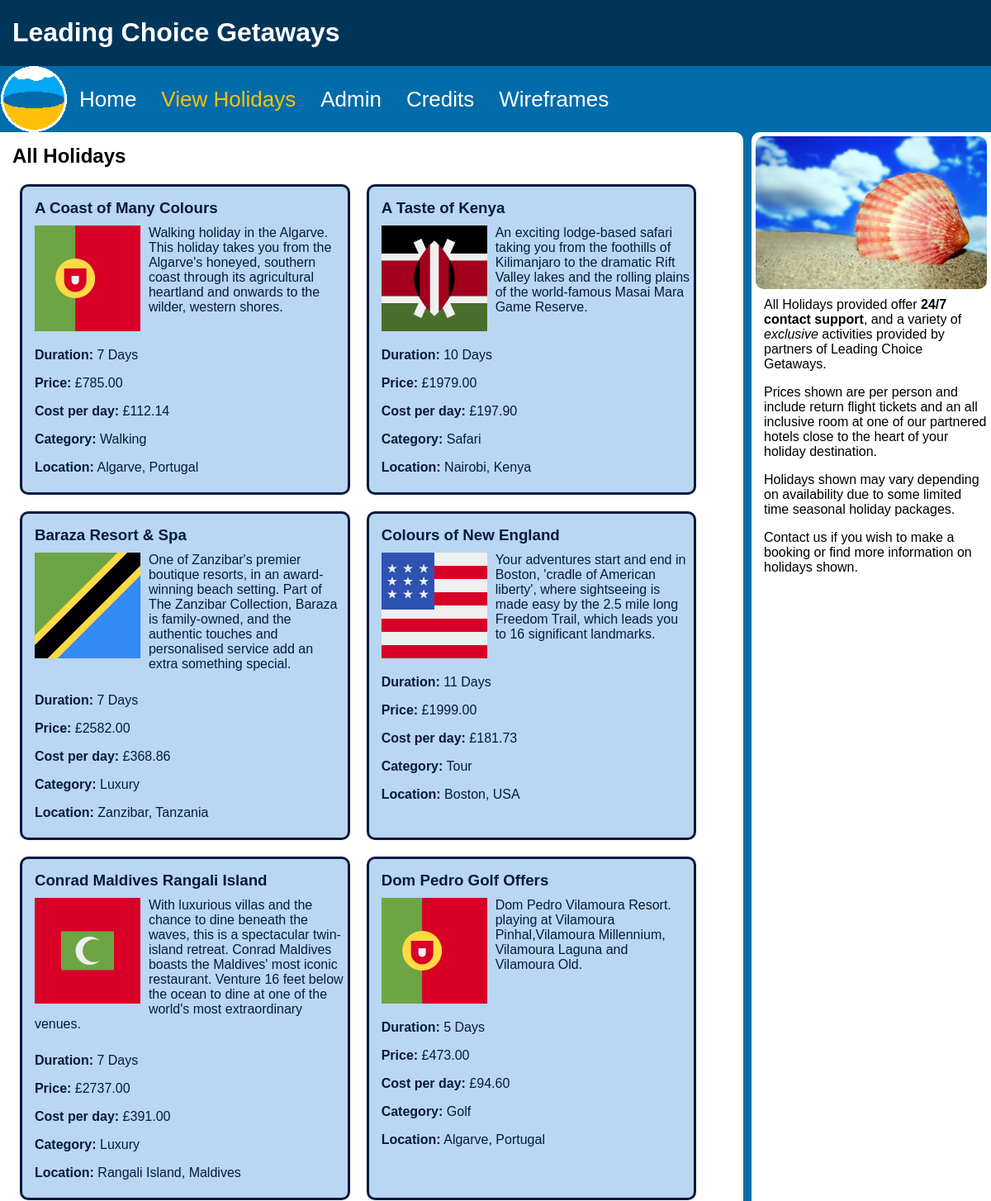
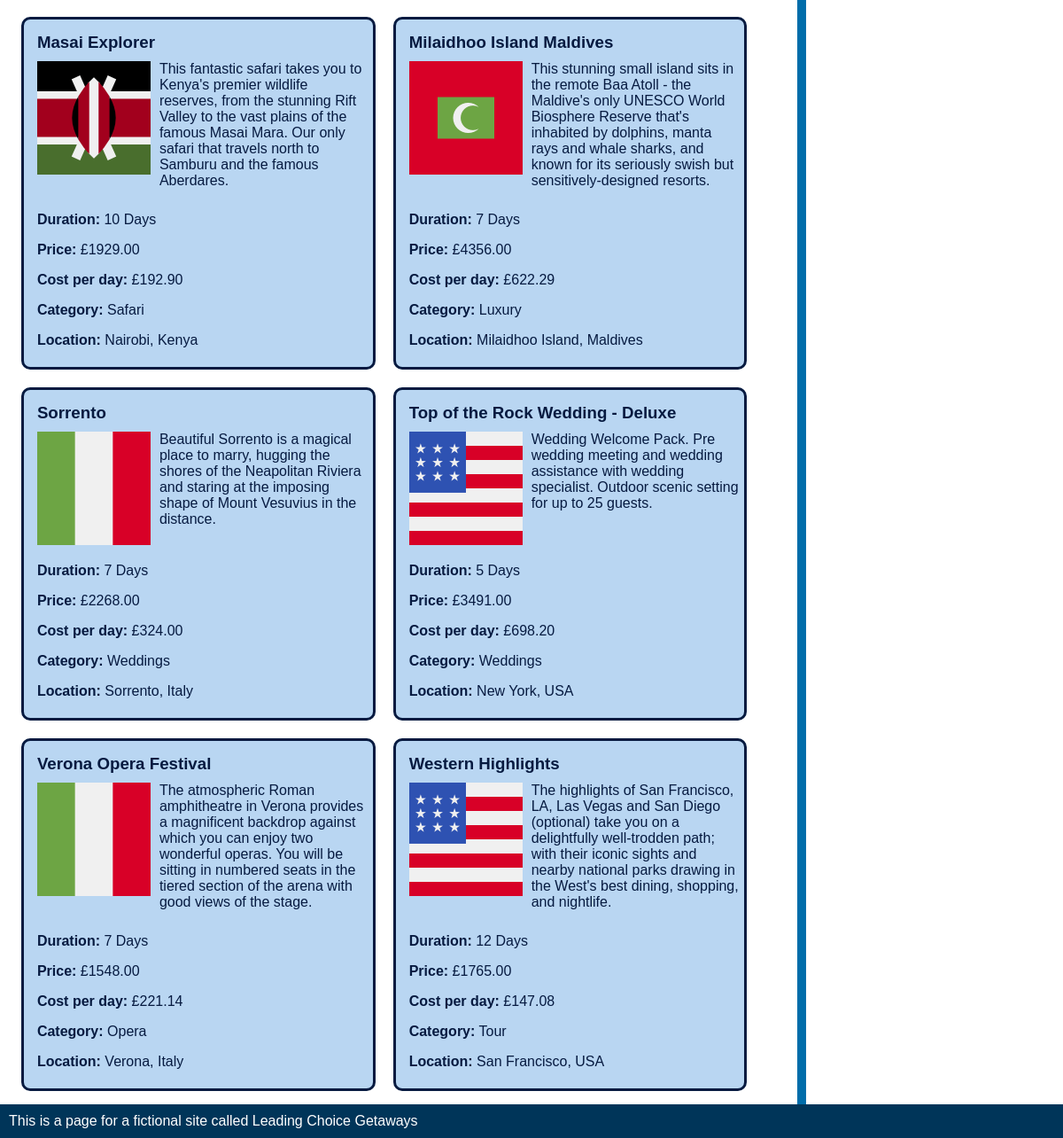
The page /holidays.php on the database its author committed (2 pictures, top to bottom).
### tables this page shows
CREATE TABLE IF NOT EXISTS `LCG_holidays` (
  `holidayID` int(10) NOT NULL auto_increment,
  `holidayTitle` varchar(256) NOT NULL,
  `holidayDescription` varchar(256) default NULL,
  `holidayDuration` decimal(2) default NULL,
  `locationID` varchar(6) default NULL,
  `catID` varchar(6) default NULL,
  `holidayPrice` decimal(6,2) default NULL,
  PRIMARY KEY  (`holidayID`)
);

CREATE TABLE IF NOT EXISTS `LCG_location` (
  `locationID` varchar(6) NOT NULL default '',
  `locationName` varchar(40) default NULL,
  `country` varchar(40) default NULL,
  PRIMARY KEY (`locationID`)
);

CREATE TABLE IF NOT EXISTS `LCG_category` (
  `catID` varchar(6) NOT NULL default '',
  `catDesc` varchar(30) default NULL,
  PRIMARY KEY  (`catID`)
);

### holidays.php (the view, shortened to what this page needs)
<!doctype html>
<html lang="en">
    <head>
        <link href="style.css" rel="stylesheet">
    </head>
    <body>
        <div class = "gridContainer">
            <header>
                <h1><a id="ham_menu">&#9776;</a> Leading Choice Getaways</h1>
            </header>
            <nav>
                <ul id="main-nav">
                <li><a class="navbar-image" href="index.php"><img id="navIcon" src="Images/Logo.png" alt="Leading Choice Getaways logo, a circle representing an abstract beach view of the horizon."></a></li>
                <li><a href="index.php" accesskey="h">Home</a></li>
                <li><a class = "active" href="holidays.php" accesskey="v">View Holidays</a></li>
                <li><a href="admin.php" accesskey="a">Admin</a></li>
                <li><a href="credits.html" accesskey="c">Credits</a></li>
                <li><a href="wireframes.pdf" accesskey="w">Wireframes</a></li>
                </ul>
            </nav>
            <main>
                    <section class="NoBottomMargin topSection">
                    <h2>All Holidays</h2>
                        <div class="flexParent">
                        <?php
                            include 'database_conn.php';
                            $sql = "SELECT holidayTitle, holidayDescription, holidayDuration, holidayPrice, catDesc, locationName, country FROM LCG_holidays\n"
                            . "JOIN LCG_category on LCG_holidays.catID = LCG_category.catID\n"
                            . "JOIN LCG_location on LCG_holidays.locationID = LCG_location.locationID\n"
                            . "ORDER BY holidayTitle ASC";
                            $queryResult = $dbConn->query($sql);
                            if($queryResult === false) {
                                echo "<p>Query failed: ".$dbConn->error."</p>\n</div>\n</section>\n</main>\n</body>\n</html>";
                                exit;
                            }
                            else {
                                while($rowObj = $queryResult->fetch_object()){
                                $costPerDay = number_format((($rowObj->holidayPrice)/($rowObj->holidayDuration)), 2);
                                echo "<section class='holiday flexChild'>\n
                                      <h3 class='holidayTitle'>{$rowObj->holidayTitle}</h3>\n
                                      <div class='imgAndDesc'>\n
                                      <img class='leftFloatingImage' src=Images/flags/{$rowObj->country}.png alt='An icon of the {$rowObj->country} flag.'>\n
                                      <p class='holidayDescription'>{$rowObj->holidayDescription}</p>\n
                                      </div>\n
                                      <p class='holidayDuration'><b>Duration:</b> {$rowObj->holidayDuration} Days</p>\n
                                      <p class='holidayPrice'><b>Price:</b> £{$rowObj->holidayPrice}</p>\n
                                      <p class='costPerDay'><b>Cost per day:</b> £{$costPerDay}</p>\n
                                      <p class='catDesc'><b>Category:</b> {$rowObj->catDesc}</p>\n
                                      <p class='locationName'><b>Location:</b> {$rowObj->locationName}, {$rowObj->country}</p>\n
                                      </section>\n";
                                }
                            }
                        ?>
                        </div>
                </section>
            </main>
            <aside>
                <img class="blockImg" src="Images/LargeImages/seaShell.jpg" alt="Image of a sea shell propped on a sand mount under a blue clouded sky.">
                <p>All Holidays provided offer <strong>24/7 contact support</strong>, and a variety of <em>exclusive</em> activities provided by partners of Leading Choice Getaways.</p>
                <p>Prices shown are per person and include return flight tickets and an all inclusive room at one of our partnered hotels close to the heart of your holiday destination.</p>
                <p>Holidays shown may vary depending on availability due to some limited time seasonal holiday packages.</p>
                <p>Contact us if you wish to make a booking or find more information on holidays shown.</p>
            </aside>
            <footer>
                <p>This is a page for a fictional site called Leading Choice Getaways</p>
            </footer>
        </div>
    </body>
</html>

### style.css (style rules this page uses)
html { background-color: #003559; }
header, footer { background-color: #003559; color: #FFFFFF; }
body, nav { background-color: #006daa; }
body { color: #000000; }
nav ul li a { background: #061A40; color: #FFFFFF; }
section, aside { background-color: #FFFFFF; }
.flexChild, fieldset, legend { border-color: #061A40; background-color: #B9D6F2; color: #061A40; }
header { display: inline-block; text-align: left; width:100%; }
h1 { padding-left: 5px; }
nav ul { list-style-type: none; margin: 0; padding: 0; display: none; }
nav ul li a { display: block; padding: 3px; text-decoration: none; border-style: solid; }
.navbar-image { display: none; }
body { font-family: sans-serif; margin: 0px; }
section { margin: 10px 0px; }
aside { margin-top: 10px; margin-bottom: 0px; }
section, aside { padding: 5px; }
section p, aside p { margin-left: 10px; margin-top: 10px; }
h2, h3 { margin: 10px; }
img { display: inline; margin: 10px; }
footer { padding: 10px; }
footer p { margin: 0px; }
section img { float: left; }
.flexParent { display: flex; flex-direction: column; margin-top: 0px; }
.flexChild { border-style: solid; border-radius: 10px; }
.navbar-image img { margin: 0px; }
.blockImg { height: auto; width: 100%; float: none; display: block; margin: 0px; border-radius: 10px; }
.leftFloatingImage { height: 128px; width: 128px; margin-top: 0px; }
.topSection { margin-top: 0px; }
.holidayDescription { margin-top: 0px; }
.imgAndDesc { overflow:hidden; }
@media screen and (min-width: 768px) { .gridContainer { display: grid; grid-template-rows: auto; grid-template-columns: 75% 25%; grid-template-areas: "header header" "nav nav" "main aside" "footer footer"; } }
@media screen and (min-width: 768px) { header { padding-left: 10px; grid-area: header; width: auto; } }
@media screen and (min-width: 768px) { nav { grid-area: nav; } }
@media screen and (min-width: 768px) { body { margin: 0%; } }
@media screen and (min-width: 768px) { main { grid-area: main; } }
@media screen and (min-width: 768px) { aside { grid-area: aside; padding: 5px; margin: 0px 0px 0px 10px; border-top-left-radius: 10px; } }
@media screen and (min-width: 768px) { footer { grid-area: footer; } }
@media screen and (min-width: 768px) { section { margin-left: 0px; margin-right: 0px; margin-top: auto; border-top-right-radius: 10px; border-bottom-right-radius: 10px; } }
@media screen and (min-width: 768px) { .flexParent { display: flex; flex-direction: row; flex-wrap: wrap; padding: 0px 1%; margin-top: 0px; } }
@media screen and (min-width: 768px) { .flexChild { flex: 1 0 30%; margin: 10px; } }
@media screen and (min-width: 768px) { .NoBottomMargin { margin-bottom: 0; border-bottom-right-radius: 0px; } }
@media screen and (min-width: 768px) { section.holiday.flexChild { max-width: 44%; } }
@media screen and (min-width: 768px) { nav ul { height: 80px; margin: 0px; display: flex; flex-direction: row; background-color: #006daa; } }
@media screen and (min-width: 768px) { nav ul li { margin: 0px; display: inline; height: auto; float: left; } }
@media screen and (min-width: 768px) { nav ul li a { color: #FFFFFF; text-align: center; margin: 0px; padding: 25px 15px; font-size: 26px; background: none; height:inherit; border-style: none; } }
@media screen and (min-width: 768px) { nav ul li a:hover, .active { color: #FFC107; } }
@media screen and (min-width: 768px) { .navbar-image { display: block; height:81px; width: 81px; padding: 0px; } }
@media screen and (min-width: 768px) { #navIcon { height: 80px; } }
@media screen and (min-width: 1000px) { section { margin-right: 0px; margin-top: 0px; margin-bottom: 10px; } }

### rows shown on the page
lcg_holidays: holidayTitle "A Coast of Many Colours", locationID.country (picture), holidayDescription "Walking holiday in the Algarve. This holiday takes you from the Algarve's honeyed, southern coast through its agricultural heartland and onwards to the wilder, western shores.", holidayDuration "7", holidayPrice "785.00", costPerDay "112.14", catID.catDesc "Walking", locationID.locationName "Algarve", locationID.country "Portugal"
lcg_holidays: holidayTitle "A Taste of Kenya", locationID.country (picture), holidayDescription "An exciting lodge-based safari taking you from the foothills of Kilimanjaro to the dramatic Rift Valley lakes and the rolling plains of the world-famous Masai Mara Game Reserve.", holidayDuration "10", holidayPrice "1979.00", costPerDay "197.90", catID.catDesc "Safari", locationID.locationName "Nairobi", locationID.country "Kenya"
lcg_holidays: holidayTitle "Baraza Resort & Spa", locationID.country (picture), holidayDescription "One of Zanzibar's premier boutique resorts, in an award-winning beach setting. Part of The Zanzibar Collection, Baraza is family-owned, and the authentic touches and personalised service add an extra something special.", holidayDuration "7", holidayPrice "2582.00", costPerDay "368.86", catID.catDesc "Luxury", locationID.locationName "Zanzibar", locationID.country "Tanzania"
lcg_holidays: holidayTitle "Colours of New England", holidayDescription "Your adventures start and end in Boston, 'cradle of American liberty', where sightseeing is made easy by the 2.5 mile long Freedom Trail, which leads you to 16 significant landmarks.", holidayDuration "11", holidayPrice "1999.00", costPerDay "181.73", catID.catDesc "Tour", locationID.locationName "Boston", locationID.country "USA"
lcg_holidays: holidayTitle "Conrad Maldives Rangali Island", locationID.country (picture), holidayDescription "With luxurious villas and the chance to dine beneath the waves, this is a spectacular twin-island retreat. Conrad Maldives boasts the Maldives' most iconic restaurant. Venture 16 feet below the ocean to dine at one of the world's most extraordinary venues.", holidayDuration "7", holidayPrice "2737.00", costPerDay "391.00", catID.catDesc "Luxury", locationID.locationName "Rangali Island", locationID.country "Maldives"
lcg_holidays: holidayTitle "Dom Pedro Golf Offers", locationID.country (picture), holidayDescription "Dom Pedro Vilamoura Resort. playing at Vilamoura Pinhal,Vilamoura Millennium, Vilamoura Laguna and Vilamoura Old.", holidayDuration "5", holidayPrice "473.00", costPerDay "94.60", catID.catDesc "Golf", locationID.locationName "Algarve", locationID.country "Portugal"
lcg_holidays: holidayTitle "Masai Explorer", locationID.country (picture), holidayDescription "This fantastic safari takes you to Kenya's premier wildlife reserves, from the stunning Rift Valley to the vast plains of the famous Masai Mara. Our only safari that travels north to Samburu and the famous Aberdares.", holidayDuration "10", holidayPrice "1929.00", costPerDay "192.90", catID.catDesc "Safari", locationID.locationName "Nairobi", locationID.country "Kenya"
lcg_holidays: holidayTitle "Milaidhoo Island Maldives", locationID.country (picture), holidayDescription "This stunning small island sits in the remote Baa Atoll - the Maldive's only UNESCO World Biosphere Reserve that's inhabited by dolphins, manta rays and whale sharks, and known for its seriously swish but sensitively-designed resorts.", holidayDuration "7", holidayPrice "4356.00", costPerDay "622.29", catID.catDesc "Luxury", locationID.locationName "Milaidhoo Island", locationID.country "Maldives"
lcg_holidays: holidayTitle "Sorrento", locationID.country (picture), holidayDescription "Beautiful Sorrento is a magical place to marry, hugging the shores of the Neapolitan Riviera and staring at the imposing shape of Mount Vesuvius in the distance.", holidayDuration "7", holidayPrice "2268.00", costPerDay "324.00", catID.catDesc "Weddings", locationID.locationName "Sorrento", locationID.country "Italy"
lcg_holidays: holidayTitle "Top of the Rock Wedding - Deluxe", holidayDescription "Wedding Welcome Pack. Pre wedding meeting and wedding assistance with wedding specialist. Outdoor scenic setting for up to 25 guests.", holidayDuration "5", holidayPrice "3491.00", costPerDay "698.20", catID.catDesc "Weddings", locationID.locationName "New York", locationID.country "USA"
lcg_holidays: holidayTitle "Verona Opera Festival", locationID.country (picture), holidayDescription "The atmospheric Roman amphitheatre in Verona provides a magnificent backdrop against which you can enjoy two wonderful operas. You will be sitting in numbered seats in the tiered section of the arena with good views of the stage.", holidayDuration "7", holidayPrice "1548.00", costPerDay "221.14", catID.catDesc "Opera", locationID.locationName "Verona", locationID.country "Italy"
lcg_holidays: holidayTitle "Western Highlights", holidayDescription "The highlights of San Francisco, LA, Las Vegas and San Diego (optional) take you on a delightfully well-trodden path; with their iconic sights and nearby national parks drawing in the West's best dining, shopping, and nightlife.", holidayDuration "12", holidayPrice "1765.00", costPerDay "147.08", catID.catDesc "Tour", locationID.locationName "San Francisco", locationID.country "USA"
